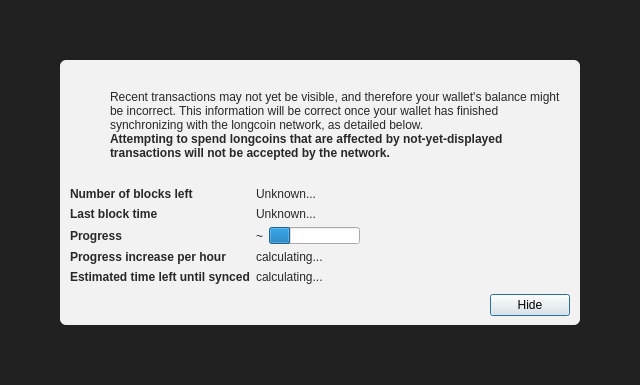
<?xml version="1.0" encoding="UTF-8"?>
<ui version="4.0">
 <class>ModalOverlay</class>
 <widget class="QWidget" name="ModalOverlay">
  <property name="geometry">
   <rect>
    <x>0</x>
    <y>0</y>
    <width>640</width>
    <height>385</height>
   </rect>
  </property>
  <property name="windowTitle">
   <string>Form</string>
  </property>
  <layout class="QVBoxLayout" name="verticalLayout" stretch="0">
   <property name="sizeConstraint">
    <enum>QLayout::SetDefaultConstraint</enum>
   </property>
   <property name="leftMargin">
    <number>0</number>
   </property>
   <property name="topMargin">
    <number>0</number>
   </property>
   <property name="rightMargin">
    <number>0</number>
   </property>
   <property name="bottomMargin">
    <number>0</number>
   </property>
   <item>
    <widget class="QWidget" name="bgWidget" native="true">
     <property name="styleSheet">
      <string notr="true">#bgWidget { background: rgba(0,0,0,220); }</string>
     </property>
     <layout class="QVBoxLayout" name="verticalLayoutMain" stretch="1">
      <property name="leftMargin">
       <number>60</number>
      </property>
      <property name="topMargin">
       <number>60</number>
      </property>
      <property name="rightMargin">
       <number>60</number>
      </property>
      <property name="bottomMargin">
       <number>60</number>
      </property>
      <item>
       <widget class="QWidget" name="contentWidget" native="true">
        <property name="styleSheet">
         <string notr="true">#contentWidget { background: rgba(255,255,255,240); border-radius: 6px; }

QLabel { color: rgb(40,40,40);  }</string>
        </property>
        <layout class="QVBoxLayout" name="verticalLayoutSub" stretch="1,0,0,0">
         <property name="spacing">
          <number>0</number>
         </property>
         <property name="leftMargin">
          <number>10</number>
         </property>
         <property name="topMargin">
          <number>10</number>
         </property>
         <property name="rightMargin">
          <number>10</number>
         </property>
         <property name="bottomMargin">
          <number>10</number>
         </property>
         <item>
          <layout class="QHBoxLayout" name="horizontalLayoutIconText" stretch="0,1">
           <property name="topMargin">
            <number>20</number>
           </property>
           <item>
            <layout class="QVBoxLayout" name="verticalLayoutIcon">
             <property name="leftMargin">
              <number>0</number>
             </property>
             <item>
              <widget class="QPushButton" name="warningIcon">
               <property name="enabled">
                <bool>false</bool>
               </property>
               <property name="text">
                <string/>
               </property>
               <property name="icon">
                <iconset>
                 <normaloff>:/icons/warning</normaloff>
                 <disabledoff>:/icons/warning</disabledoff>:/icons/warning</iconset>
               </property>
               <property name="iconSize">
                <size>
                 <width>48</width>
                 <height>48</height>
                </size>
               </property>
               <property name="flat">
                <bool>true</bool>
               </property>
              </widget>
             </item>
             <item>
              <spacer name="verticalSpacerWarningIcon">
               <property name="orientation">
                <enum>Qt::Vertical</enum>
               </property>
               <property name="sizeHint" stdset="0">
                <size>
                 <width>20</width>
                 <height>40</height>
                </size>
               </property>
              </spacer>
             </item>
            </layout>
           </item>
           <item>
            <layout class="QVBoxLayout" name="verticalLayoutInfoText">
             <property name="leftMargin">
              <number>0</number>
             </property>
             <property name="topMargin">
              <number>0</number>
             </property>
             <item>
              <widget class="QLabel" name="infoText">
               <property name="text">
                <string>Recent transactions may not yet be visible, and therefore your wallet's balance might be incorrect. This information will be correct once your wallet has finished synchronizing with the longcoin network, as detailed below.</string>
               </property>
               <property name="textFormat">
                <enum>Qt::RichText</enum>
               </property>
               <property name="wordWrap">
                <bool>true</bool>
               </property>
              </widget>
             </item>
             <item>
              <widget class="QLabel" name="infoTextStrong">
               <property name="font">
                <font>
                 <weight>75</weight>
                 <bold>true</bold>
                </font>
               </property>
               <property name="text">
                <string>Attempting to spend longcoins that are affected by not-yet-displayed transactions will not be accepted by the network.</string>
               </property>
               <property name="textFormat">
                <enum>Qt::RichText</enum>
               </property>
               <property name="wordWrap">
                <bool>true</bool>
               </property>
              </widget>
             </item>
             <item>
              <spacer name="verticalSpacerInTextSpace">
               <property name="orientation">
                <enum>Qt::Vertical</enum>
               </property>
               <property name="sizeHint" stdset="0">
                <size>
                 <width>20</width>
                 <height>40</height>
                </size>
               </property>
              </spacer>
             </item>
            </layout>
           </item>
          </layout>
         </item>
         <item>
          <spacer name="verticalSpacerAfterText">
           <property name="orientation">
            <enum>Qt::Vertical</enum>
           </property>
           <property name="sizeHint" stdset="0">
            <size>
             <width>20</width>
             <height>40</height>
            </size>
           </property>
          </spacer>
         </item>
         <item>
          <layout class="QFormLayout" name="formLayout">
           <property name="fieldGrowthPolicy">
            <enum>QFormLayout::FieldsStayAtSizeHint</enum>
           </property>
           <property name="horizontalSpacing">
            <number>6</number>
           </property>
           <property name="verticalSpacing">
            <number>6</number>
           </property>
           <property name="topMargin">
            <number>10</number>
           </property>
           <item row="0" column="0">
            <widget class="QLabel" name="labelNumberOfBlocksLeft">
             <property name="font">
              <font>
               <weight>75</weight>
               <bold>true</bold>
              </font>
             </property>
             <property name="text">
              <string>Number of blocks left</string>
             </property>
            </widget>
           </item>
           <item row="0" column="1">
            <widget class="QLabel" name="numberOfBlocksLeft">
             <property name="text">
              <string>Unknown...</string>
             </property>
            </widget>
           </item>
           <item row="1" column="0">
            <widget class="QLabel" name="labelLastBlockTime">
             <property name="font">
              <font>
               <weight>75</weight>
               <bold>true</bold>
              </font>
             </property>
             <property name="text">
              <string>Last block time</string>
             </property>
            </widget>
           </item>
           <item row="1" column="1">
            <widget class="QLabel" name="newestBlockDate">
             <property name="sizePolicy">
              <sizepolicy hsizetype="Maximum" vsizetype="Preferred">
               <horstretch>0</horstretch>
               <verstretch>0</verstretch>
              </sizepolicy>
             </property>
             <property name="text">
              <string>Unknown...</string>
             </property>
            </widget>
           </item>
           <item row="2" column="0">
            <widget class="QLabel" name="labelSyncDone">
             <property name="font">
              <font>
               <weight>75</weight>
               <bold>true</bold>
              </font>
             </property>
             <property name="text">
              <string>Progress</string>
             </property>
            </widget>
           </item>
           <item row="2" column="1">
            <layout class="QHBoxLayout" name="horizontalLayoutSync" stretch="0,1">
             <item>
              <widget class="QLabel" name="percentageProgress">
               <property name="text">
                <string notr="true">~</string>
               </property>
              </widget>
             </item>
             <item>
              <widget class="QProgressBar" name="progressBar">
               <property name="value">
                <number>24</number>
               </property>
               <property name="format">
                <string/>
               </property>
              </widget>
             </item>
            </layout>
           </item>
           <item row="4" column="0">
            <widget class="QLabel" name="labelProgressIncrease">
             <property name="font">
              <font>
               <weight>75</weight>
               <bold>true</bold>
              </font>
             </property>
             <property name="text">
              <string>Progress increase per hour</string>
             </property>
            </widget>
           </item>
           <item row="4" column="1">
            <widget class="QLabel" name="progressIncreasePerH">
             <property name="text">
              <string>calculating...</string>
             </property>
            </widget>
           </item>
           <item row="5" column="0">
            <widget class="QLabel" name="labelEstimatedTimeLeft">
             <property name="font">
              <font>
               <weight>75</weight>
               <bold>true</bold>
              </font>
             </property>
             <property name="text">
              <string>Estimated time left until synced</string>
             </property>
            </widget>
           </item>
           <item row="5" column="1">
            <widget class="QLabel" name="expectedTimeLeft">
             <property name="text">
              <string>calculating...</string>
             </property>
            </widget>
           </item>
          </layout>
         </item>
         <item>
          <layout class="QHBoxLayout" name="horizontalLayoutButtons">
           <property name="leftMargin">
            <number>10</number>
           </property>
           <property name="topMargin">
            <number>10</number>
           </property>
           <item>
            <spacer name="horizontalSpacer">
             <property name="orientation">
              <enum>Qt::Horizontal</enum>
             </property>
             <property name="sizeHint" stdset="0">
              <size>
               <width>40</width>
               <height>20</height>
              </size>
             </property>
            </spacer>
           </item>
           <item>
            <widget class="QPushButton" name="closeButton">
             <property name="text">
              <string>Hide</string>
             </property>
             <property name="shortcut">
              <string>Esc</string>
             </property>
             <property name="focusPolicy">
              <enum>Qt::StrongFocus</enum>
             </property>
             <property name="default">
              <bool>true</bool>
             </property>
            </widget>
           </item>
          </layout>
         </item>
        </layout>
       </widget>
      </item>
     </layout>
    </widget>
   </item>
  </layout>
 </widget>
 <resources/>
 <connections/>
</ui>
